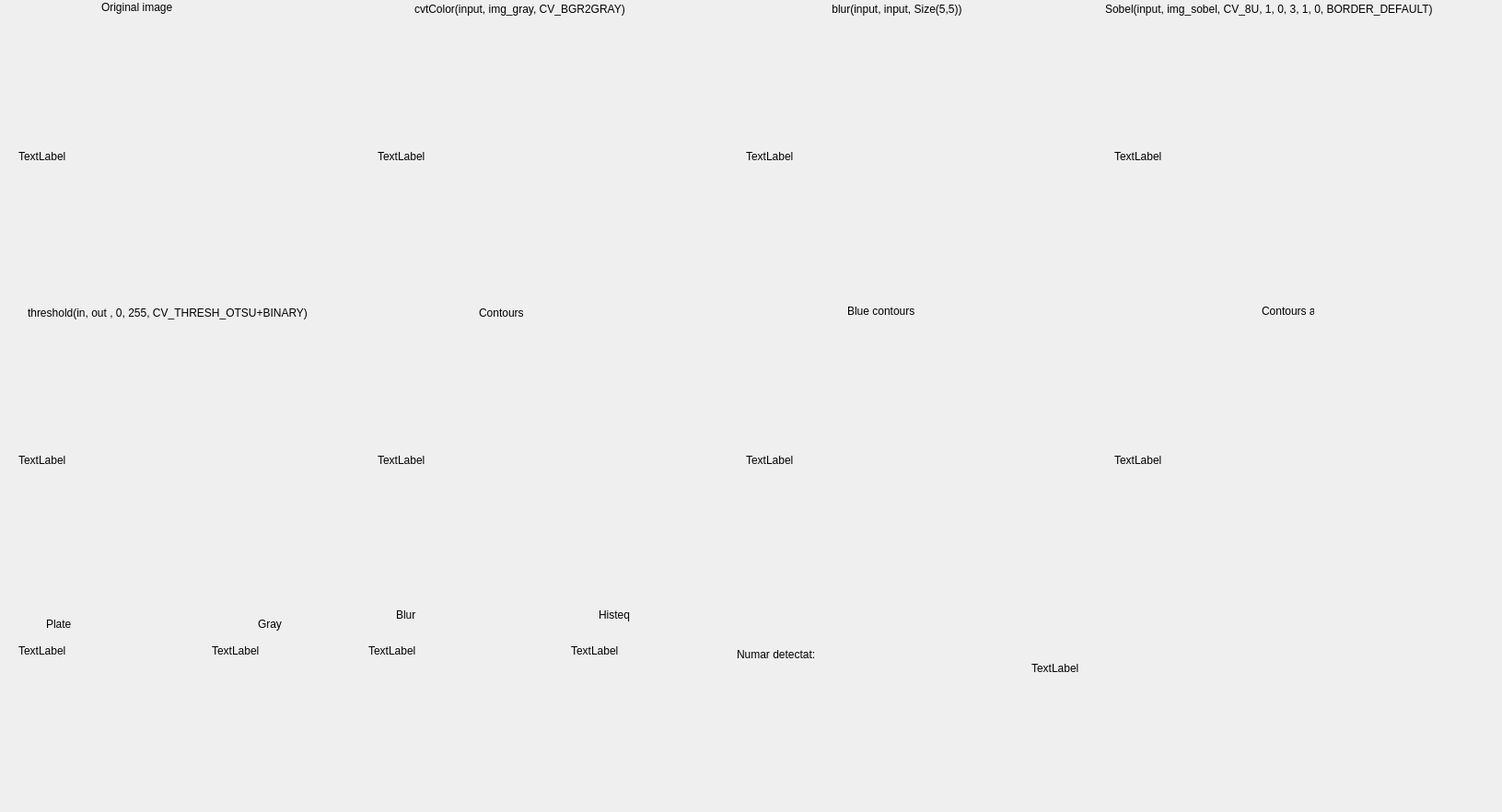
<?xml version="1.0" encoding="UTF-8"?>
<ui version="4.0">
 <class>Dialog</class>
 <widget class="QDialog" name="Dialog">
  <property name="geometry">
   <rect>
    <x>0</x>
    <y>0</y>
    <width>1631</width>
    <height>882</height>
   </rect>
  </property>
  <property name="windowTitle">
   <string>Dialog</string>
  </property>
  <widget class="QLabel" name="label">
   <property name="geometry">
    <rect>
     <x>20</x>
     <y>20</y>
     <width>360</width>
     <height>300</height>
    </rect>
   </property>
   <property name="baseSize">
    <size>
     <width>640</width>
     <height>480</height>
    </size>
   </property>
   <property name="autoFillBackground">
    <bool>true</bool>
   </property>
   <property name="text">
    <string>TextLabel</string>
   </property>
  </widget>
  <widget class="QLabel" name="label_2">
   <property name="geometry">
    <rect>
     <x>410</x>
     <y>20</y>
     <width>360</width>
     <height>300</height>
    </rect>
   </property>
   <property name="acceptDrops">
    <bool>false</bool>
   </property>
   <property name="autoFillBackground">
    <bool>true</bool>
   </property>
   <property name="text">
    <string>TextLabel</string>
   </property>
  </widget>
  <widget class="QLabel" name="label_3">
   <property name="geometry">
    <rect>
     <x>810</x>
     <y>20</y>
     <width>360</width>
     <height>300</height>
    </rect>
   </property>
   <property name="autoFillBackground">
    <bool>true</bool>
   </property>
   <property name="text">
    <string>TextLabel</string>
   </property>
  </widget>
  <widget class="QLabel" name="label_4">
   <property name="geometry">
    <rect>
     <x>1210</x>
     <y>20</y>
     <width>360</width>
     <height>300</height>
    </rect>
   </property>
   <property name="autoFillBackground">
    <bool>true</bool>
   </property>
   <property name="text">
    <string>TextLabel</string>
   </property>
  </widget>
  <widget class="QLabel" name="label_5">
   <property name="geometry">
    <rect>
     <x>110</x>
     <y>0</y>
     <width>91</width>
     <height>16</height>
    </rect>
   </property>
   <property name="text">
    <string>Original image</string>
   </property>
  </widget>
  <widget class="QLabel" name="label_6">
   <property name="geometry">
    <rect>
     <x>450</x>
     <y>0</y>
     <width>261</width>
     <height>20</height>
    </rect>
   </property>
   <property name="text">
    <string>cvtColor(input, img_gray, CV_BGR2GRAY)</string>
   </property>
  </widget>
  <widget class="QLabel" name="label_7">
   <property name="geometry">
    <rect>
     <x>900</x>
     <y>0</y>
     <width>181</width>
     <height>20</height>
    </rect>
   </property>
   <property name="text">
    <string> blur(input, input, Size(5,5))</string>
   </property>
  </widget>
  <widget class="QLabel" name="label_8">
   <property name="geometry">
    <rect>
     <x>1200</x>
     <y>0</y>
     <width>391</width>
     <height>20</height>
    </rect>
   </property>
   <property name="text">
    <string>Sobel(input, img_sobel, CV_8U, 1, 0, 3, 1, 0, BORDER_DEFAULT)</string>
   </property>
  </widget>
  <widget class="QLabel" name="label_9">
   <property name="geometry">
    <rect>
     <x>30</x>
     <y>330</y>
     <width>331</width>
     <height>20</height>
    </rect>
   </property>
   <property name="text">
    <string>threshold(in, out , 0, 255, CV_THRESH_OTSU+BINARY)</string>
   </property>
  </widget>
  <widget class="QLabel" name="label_10">
   <property name="geometry">
    <rect>
     <x>20</x>
     <y>350</y>
     <width>360</width>
     <height>300</height>
    </rect>
   </property>
   <property name="autoFillBackground">
    <bool>true</bool>
   </property>
   <property name="text">
    <string>TextLabel</string>
   </property>
  </widget>
  <widget class="QLabel" name="label_11">
   <property name="geometry">
    <rect>
     <x>520</x>
     <y>330</y>
     <width>61</width>
     <height>20</height>
    </rect>
   </property>
   <property name="text">
    <string>Contours</string>
   </property>
  </widget>
  <widget class="QLabel" name="label_12">
   <property name="geometry">
    <rect>
     <x>410</x>
     <y>350</y>
     <width>360</width>
     <height>300</height>
    </rect>
   </property>
   <property name="autoFillBackground">
    <bool>true</bool>
   </property>
   <property name="text">
    <string>TextLabel</string>
   </property>
  </widget>
  <widget class="QLabel" name="label_13">
   <property name="geometry">
    <rect>
     <x>920</x>
     <y>330</y>
     <width>101</width>
     <height>16</height>
    </rect>
   </property>
   <property name="text">
    <string>Blue contours</string>
   </property>
  </widget>
  <widget class="QLabel" name="label_14">
   <property name="geometry">
    <rect>
     <x>810</x>
     <y>350</y>
     <width>360</width>
     <height>300</height>
    </rect>
   </property>
   <property name="autoFillBackground">
    <bool>true</bool>
   </property>
   <property name="text">
    <string>TextLabel</string>
   </property>
  </widget>
  <widget class="QLabel" name="label_15">
   <property name="geometry">
    <rect>
     <x>50</x>
     <y>670</y>
     <width>71</width>
     <height>16</height>
    </rect>
   </property>
   <property name="text">
    <string>Plate</string>
   </property>
  </widget>
  <widget class="QLabel" name="label_16">
   <property name="geometry">
    <rect>
     <x>20</x>
     <y>690</y>
     <width>144</width>
     <height>33</height>
    </rect>
   </property>
   <property name="autoFillBackground">
    <bool>true</bool>
   </property>
   <property name="text">
    <string>TextLabel</string>
   </property>
  </widget>
  <widget class="QLabel" name="label_17">
   <property name="geometry">
    <rect>
     <x>280</x>
     <y>670</y>
     <width>57</width>
     <height>15</height>
    </rect>
   </property>
   <property name="text">
    <string>Gray</string>
   </property>
  </widget>
  <widget class="QLabel" name="label_18">
   <property name="geometry">
    <rect>
     <x>230</x>
     <y>690</y>
     <width>144</width>
     <height>33</height>
    </rect>
   </property>
   <property name="autoFillBackground">
    <bool>true</bool>
   </property>
   <property name="text">
    <string>TextLabel</string>
   </property>
  </widget>
  <widget class="QLabel" name="label_19">
   <property name="geometry">
    <rect>
     <x>430</x>
     <y>660</y>
     <width>57</width>
     <height>15</height>
    </rect>
   </property>
   <property name="text">
    <string>Blur</string>
   </property>
  </widget>
  <widget class="QLabel" name="label_20">
   <property name="geometry">
    <rect>
     <x>400</x>
     <y>690</y>
     <width>144</width>
     <height>33</height>
    </rect>
   </property>
   <property name="autoFillBackground">
    <bool>true</bool>
   </property>
   <property name="text">
    <string>TextLabel</string>
   </property>
  </widget>
  <widget class="QLabel" name="label_21">
   <property name="geometry">
    <rect>
     <x>650</x>
     <y>660</y>
     <width>57</width>
     <height>15</height>
    </rect>
   </property>
   <property name="text">
    <string>Histeq</string>
   </property>
  </widget>
  <widget class="QLabel" name="label_22">
   <property name="geometry">
    <rect>
     <x>620</x>
     <y>690</y>
     <width>144</width>
     <height>33</height>
    </rect>
   </property>
   <property name="autoFillBackground">
    <bool>true</bool>
   </property>
   <property name="text">
    <string>TextLabel</string>
   </property>
  </widget>
  <widget class="QLabel" name="label_23">
   <property name="geometry">
    <rect>
     <x>1370</x>
     <y>330</y>
     <width>57</width>
     <height>15</height>
    </rect>
   </property>
   <property name="text">
    <string>Contours and</string>
   </property>
  </widget>
  <widget class="QLabel" name="label_24">
   <property name="geometry">
    <rect>
     <x>1210</x>
     <y>350</y>
     <width>360</width>
     <height>300</height>
    </rect>
   </property>
   <property name="autoFillBackground">
    <bool>true</bool>
   </property>
   <property name="text">
    <string>TextLabel</string>
   </property>
  </widget>
  <widget class="QLabel" name="label_25">
   <property name="geometry">
    <rect>
     <x>1120</x>
     <y>670</y>
     <width>451</width>
     <height>111</height>
    </rect>
   </property>
   <property name="autoFillBackground">
    <bool>true</bool>
   </property>
   <property name="text">
    <string>TextLabel</string>
   </property>
  </widget>
  <widget class="QLabel" name="label_26">
   <property name="geometry">
    <rect>
     <x>800</x>
     <y>690</y>
     <width>261</width>
     <height>41</height>
    </rect>
   </property>
   <property name="autoFillBackground">
    <bool>true</bool>
   </property>
   <property name="text">
    <string>Numar detectat:</string>
   </property>
  </widget>
 </widget>
 <layoutdefault spacing="6" margin="11"/>
 <resources/>
 <connections/>
</ui>
